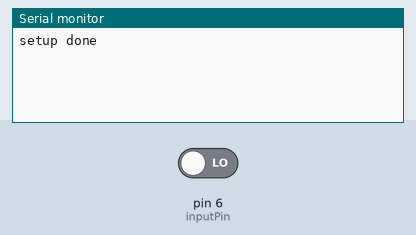
Simulated run of this sketch. Board: Arduino Uno, built with avr-gcc and run on an emulated ATmega328P. Shown: the last lines printed to the serial monitor. Inputs (shaded band) come from the test bench; at power-on: pin 6 (inputPin) LOW.

Above: at 4.4 s.
4.5 s: pin 6 (inputPin) driven HIGH
At 5.8 s:
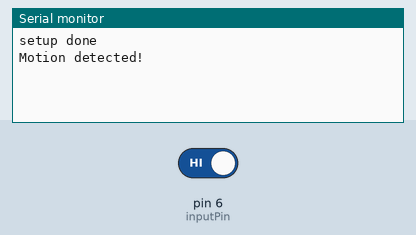
6.5 s: pin 6 (inputPin) driven LOW
At 8.3 s:
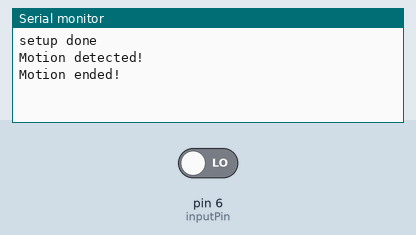

Measured:
- after the input at 4.5 s, the serial monitor: prints a new line after 0.55 s (image 1)
- after the input at 6.5 s, the serial monitor: prints a new line after 1.0 s (image 2)

The sketch:

motion_test.ino
```cpp
// Uses a PIR sensor to detect movement and turn on a LED

//int ledPin = 13; // choose the pin for the LED
int inputPin = 6; // choose the input pin (for PIR sensor)
int pirState = LOW; // we start, assuming no motion detected
int val = 0; // variable for reading the pin status

void setup() {
  //pinMode(ledPin, OUTPUT); // declare LED as output
  pinMode(inputPin, INPUT); // declare sensor as input
  Serial.begin(9600);
  Serial.println("setup done");
}

void loop() {
  delay(1000);
  val = digitalRead(inputPin); // read input value
  if (val == HIGH) { // check if the input is HIGH
    //digitalWrite(ledPin, HIGH); // turn LED ON
    delay(150);


    if (pirState == LOW) {
      // we have just turned on
      Serial.println("Motion detected!");
      // We only want to print on the output change, not state
      pirState = HIGH;
    }
  } else {
    //digitalWrite(ledPin, LOW); // turn LED OFF
    delay(300);
    if (pirState == HIGH){
      // we have just turned off
      Serial.println("Motion ended!");
      // We only want to print on the output change, not state
      pirState = LOW;
    }
  }
}
```
